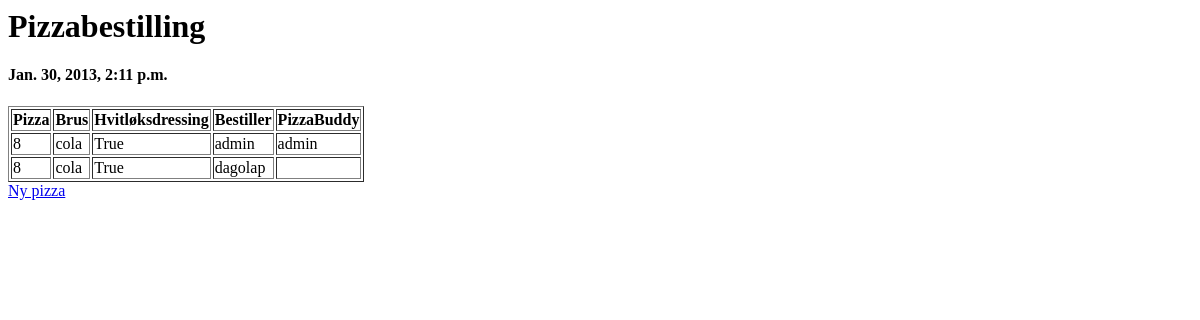
Before: /pizza/ (signed in) with the older database file.
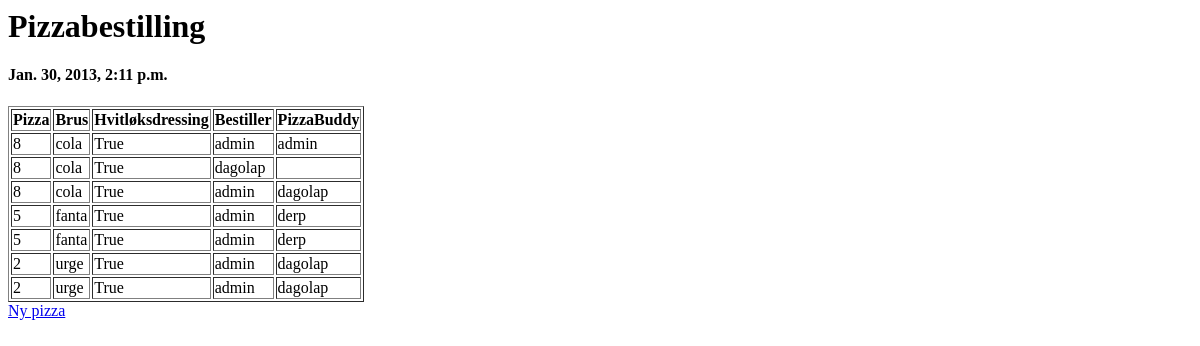
After: the same page with the newer database file.
### pizzasystem/models.py (models this page shows, shortened)
class Pizza(models.Model):
    order = models.ForeignKey(Order)
    user = models.ForeignKey(User, related_name="Owner")
    buddy = models.ForeignKey(User, related_name="Pizzabuddy", null=True)
    soda = models.CharField(_('brus'), blank=True, null=True, default='cola', max_length=25)
    dressing = models.BooleanField(_('hvitloksdressing'), default=True)
    pizza = models.IntegerField(_('pizzanummer'), max_length=2, default=8)
    class Meta:
        verbose_name = _('Pizza')
        verbose_name_plural = _('Pizzar')

### pizzasystem/views.py (the view)
def index(request):
    if(is_allowed(request)):
        order = Order.objects.all().latest()
        return render(request, 'pizzasystem/index.html', {'order' : order})
    return HttpResponse('Nope')

### pizzasystem/models.py (called while the page is built)
    def pizza_users(self):
        return Group.objects.get(name='pizza').user_set.all()

### pizzasystem/views.py (called while the page is built)
def is_allowed(request):
    allowed = Order.objects.all().latest().pizza_users()
    for user in allowed:
        if user == request.user:
            return True
    return False

### templates/pizzasystem/index.html
{% if order %}
    <h1>Pizzabestilling</h1>
    <h4>{{order.date}}</h4>
    <table border ="1">
    <tr>
    <th>Pizza</th>
    <th>Brus</th>
    <th>Hvitløksdressing</th>
    <th>Bestiller</th>
    <th>PizzaBuddy</th>
    </tr>
    {% for pizza in order.pizza_set.all %}
        <tr>
        <td>{{pizza.pizza}}</td>
        <td>{{pizza.soda}}</td>
        <td>{{pizza.dressing}}</td>
        <td>{{pizza.user.username}}</td>
        <td>{{pizza.buddy.username}}</td>
        </tr>
    {% endfor %}
    </table>
{% else %}
    <p>No orders available.</p>
{% endif %}
<a href="/pizza/newpizza/">Ny pizza</a>

Changed rows visible on the page:
added Pizza: pizza "8", soda "cola", dressing "True", user.username "admin", buddy.username "dagolap"
added Pizza: pizza "5", soda "fanta", dressing "True", user.username "admin", buddy.username "derp"
added Pizza: pizza "5", soda "fanta", dressing "True", user.username "admin", buddy.username "derp"
added Pizza: pizza "2", soda "urge", dressing "True", user.username "admin", buddy.username "dagolap"
added Pizza: pizza "2", soda "urge", dressing "True", user.username "admin", buddy.username "dagolap"
